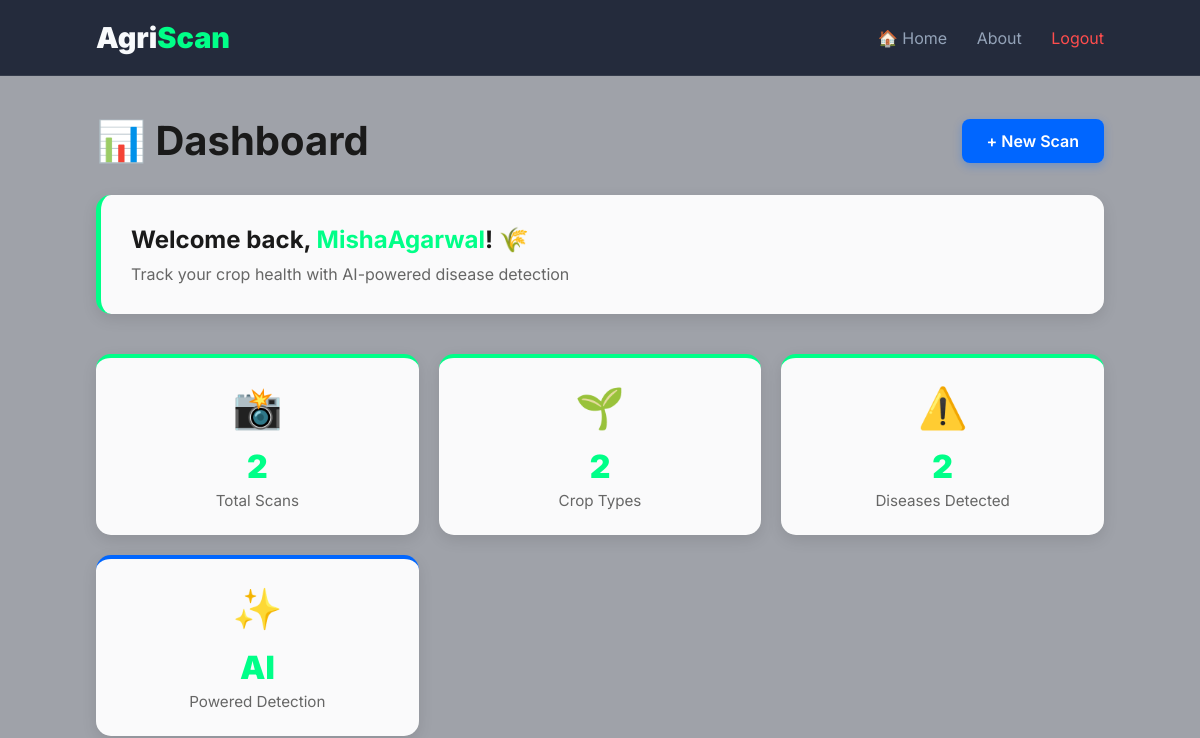
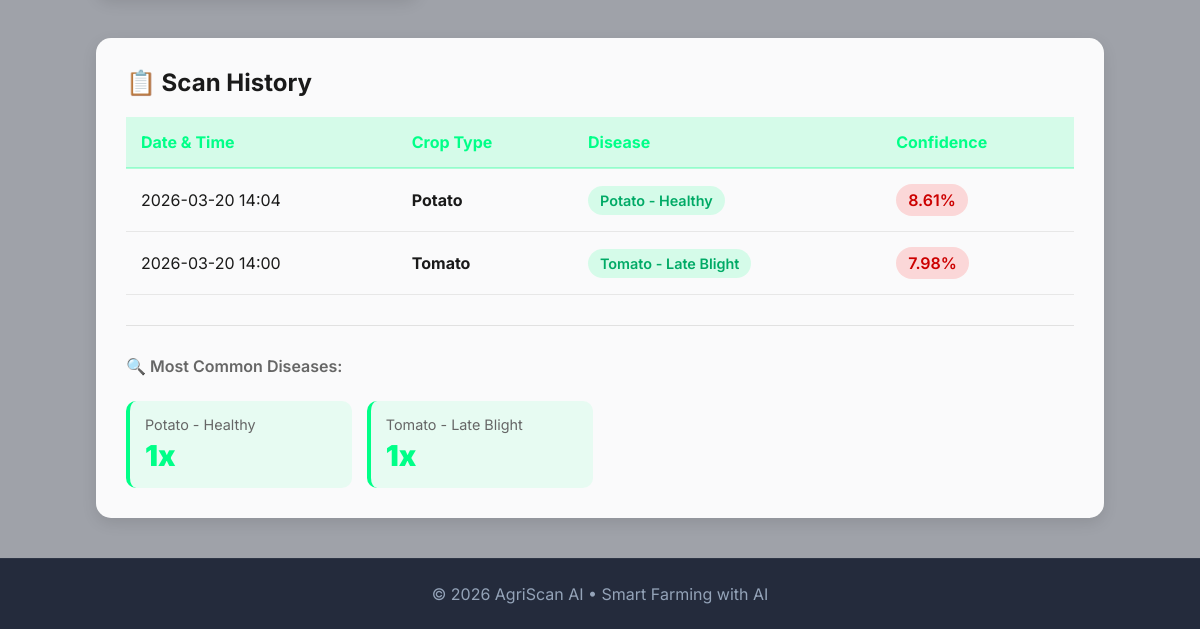
The app's page /dashboard (signed in), older data (2 pictures, top to bottom).
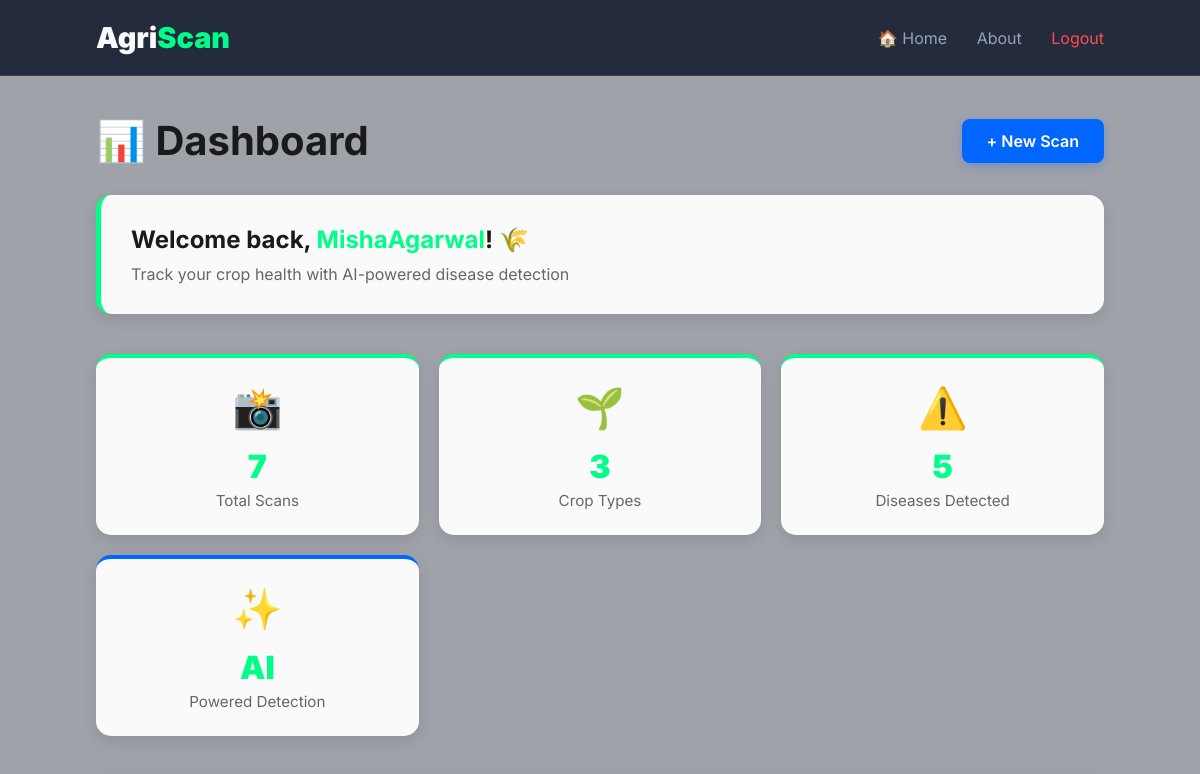
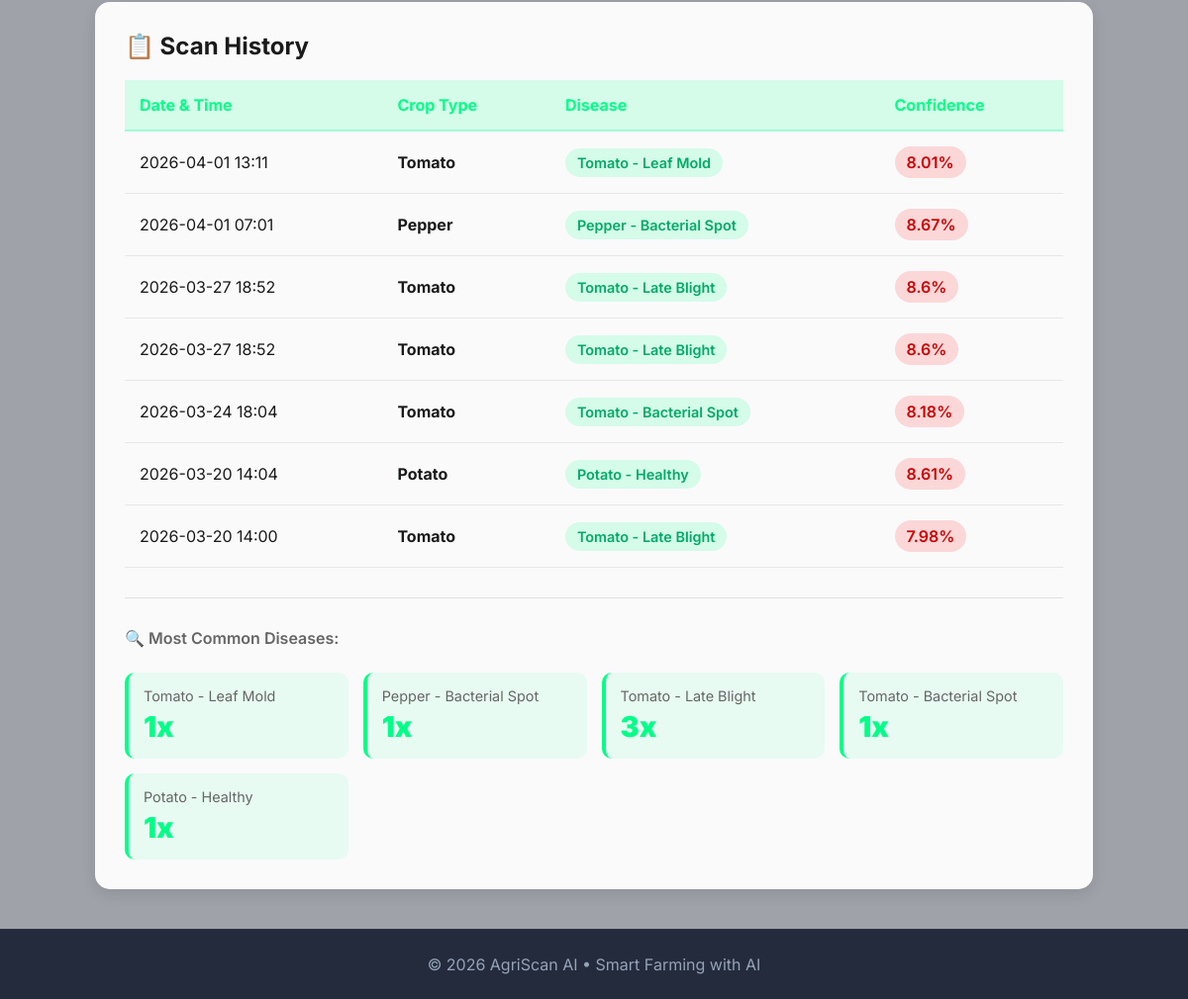
The same page, newer data (2 pictures, top to bottom).
### app.py (models this page shows)
class User(db.Model):
    id = db.Column(db.Integer, primary_key=True)
    name = db.Column(db.String(100))
    email = db.Column(db.String(100), unique=True)
    password = db.Column(db.String(200))
    predictions = db.relationship('Prediction', backref='user', lazy=True)

class Prediction(db.Model):
    id = db.Column(db.Integer, primary_key=True)
    user_id = db.Column(db.Integer, db.ForeignKey('user.id'), nullable=False)
    disease_name = db.Column(db.String(100))
    confidence = db.Column(db.Float)
    image_filename = db.Column(db.String(200))
    timestamp = db.Column(db.DateTime, default=datetime.utcnow)
    crop_type = db.Column(db.String(50))

### app.py (the view)
@app.route('/dashboard')
def dashboard():
    if 'user_id' not in session:
        flash('Please log in first', 'error')
        return redirect(url_for('login'))
    user = User.query.get(session['user_id'])
    predictions = Prediction.query.filter_by(user_id=session['user_id']).order_by(Prediction.timestamp.desc()).all()
    total_predictions = len(predictions)
    disease_counts = {}
    crop_counts = {}
    for pred in predictions:
        disease_counts[pred.disease_name] = disease_counts.get(pred.disease_name, 0) + 1
        crop_counts[pred.crop_type] = crop_counts.get(pred.crop_type, 0) + 1
    return render_template('dashboard.html',
                        user=user,
                        predictions=predictions,
                        total_predictions=total_predictions,
                        disease_counts=disease_counts,
                        crop_counts=crop_counts,current_user =current_user)

### templates/dashboard.html (shortened to what this page needs)
<!DOCTYPE html>
<html lang="en">
<head>
<link rel="stylesheet" href="https://cdnjs.cloudflare.com/ajax/libs/font-awesome/6.0.0/css/all.min.css">
</head>
<body>
<nav>
<div class="logo">Agri<span>Scan</span></div>
<div>
<a href="{{ url_for('index') }}">🏠 Home</a>
<a href="{{ url_for('about') }}">About</a>
<a href="/logout" style="color:#ff4d4d;">Logout</a>
</div>
</nav>
<div class="main">
<div class="dashboard-header">
<div class="header-top">
<h1>📊 Dashboard</h1>
<a href="/upload" class="btn">+ New Scan</a>
</div>
<div class="welcome-card">
<h2>Welcome back, <span style="color:var(--primary);">{{ user.name }}</span>! 🌾</h2>
<p>Track your crop health with AI-powered disease detection</p>
</div>
</div>
<div class="stats-grid">
<div class="stat-card">
<div class="stat-icon">📸</div>
<div class="stat-value">{{ total_predictions }}</div>
<div class="stat-label">Total Scans</div>
</div>
<div class="stat-card">
<div class="stat-icon">🌱</div>
<div class="stat-value">{{ crop_counts|length }}</div>
<div class="stat-label">Crop Types</div>
</div>
<div class="stat-card">
<div class="stat-icon">⚠️</div>
<div class="stat-value">{{ disease_counts|length }}</div>
<div class="stat-label">Diseases Detected</div>
</div>
<div class="stat-card accent">
<div class="stat-icon">✨</div>
<div class="stat-value">AI</div>
<div class="stat-label">Powered Detection</div>
</div>
</div>
<div class="history-section">
<h3>📋 Scan History</h3>
{% if predictions|length > 0 %}
<div class="table-container">
<table>
<thead>
<tr>
<th>Date & Time</th>
<th>Crop Type</th>
<th>Disease</th>
<th>Confidence</th>
</tr>
</thead>
<tbody>
{% for pred in predictions %}
<tr>
<td>{{ pred.timestamp.strftime('%Y-%m-%d %H:%M') }}</td>
<td><strong>{{ pred.crop_type }}</strong></td>
<td><span class="disease-badge">{{ pred.disease_name }}</span></td>
<td>
  {% if pred.confidence >= 85 %}
    <span class="confidence-badge confidence-high">{{ pred.confidence|round(2) }}%</span>
  {% elif pred.confidence >= 70 %}
    <span class="confidence-badge confidence-medium">{{ pred.confidence|round(2) }}%</span>
  {% else %}
    <span class="confidence-badge confidence-low">{{ pred.confidence|round(2) }}%</span>
  {% endif %}
</td>
</tr>
{% endfor %}
</tbody>
</table>
</div>
<div class="disease-stats">
<div style="grid-column:1/-1; margin-bottom:10px; color:var(--text-muted); font-weight:600;">🔍 Most Common Diseases:</div>
{% for disease, count in disease_counts.items() %}
<div class="disease-item">
<div class="disease-name">{{ disease }}</div>
<div class="disease-count">{{ count }}x</div>
</div>
{% endfor %}
</div>
{% else %}
<div class="empty-state">
<i class="fas fa-inbox"></i>
<p>No scans yet. Start by uploading a crop image!</p>
<a href="/upload" class="btn" style="display:inline-block; margin-top:20px;">Upload Image</a>
</div>
{% endif %}
</div>
</div>
<footer>
<p>© 2026 AgriScan AI • Smart Farming with AI</p>
</footer>
</body>
</html>

### templates/dashboard.html (style rules this page uses)
:root { --bg-dark:#0f172a; --bg-card:rgba(255,255,255,0.95); --primary:#00ff88; --text-main:#1a1a1a; --text-muted:#666666; --accent:#0066ff; --white:#ffffff; }
* { margin:0; padding:0; box-sizing:border-box; font-family:'Inter',sans-serif; }
body { color:var(--text-main); min-height:100vh; display:flex; flex-direction:column; }
body::before { content:""; position:fixed; top:0; left:0; width:100%; height:100%; background:url("https://images.unsplash.com/photo-1574943320219-553eb213f72d?q=80&w=1600&auto=format&fit=crop") center/cover no-repeat; z-index:-2; }
body::after { content:""; position:fixed; top:0; left:0; width:100%; height:100%; background:rgba(15,23,42,0.4); z-index:-1; }
nav { display:flex; justify-content:space-between; align-items:center; padding:20px 8%; border-bottom:1px solid rgba(255,255,255,0.08); backdrop-filter:blur(10px); background:rgba(15,23,42,0.85); }
.logo { font-size:1.8rem; font-weight:900; color:#f8fafc; }
.logo span { color:var(--primary); }
nav a { color:#94a3b8; text-decoration:none; margin-left:25px; transition:.3s; }
.main { flex:1; padding:40px 8%; max-width:1400px; margin:0 auto; width:100%; }
.dashboard-header { margin-bottom:40px; }
.header-top { display:flex; justify-content:space-between; align-items:center; margin-bottom:30px; flex-wrap:wrap; gap:20px; }
.header-top h1 { font-size:2.5rem; color:var(--text-main); }
.header-top .btn { padding:12px 25px; background:var(--accent); color:#fff; border:none; border-radius:8px; cursor:pointer; text-decoration:none; transition:.3s; font-weight:600; display:inline-block; box-shadow:0 3px 10px rgba(0,102,255,0.3); }
.welcome-card { background:var(--bg-card); padding:30px; border-radius:15px; border-left:5px solid var(--primary); backdrop-filter:blur(10px); margin-bottom:30px; box-shadow:0 5px 15px rgba(0,0,0,0.1); }
.welcome-card h2 { font-size:1.5rem; margin-bottom:10px; color:var(--text-main); }
.welcome-card p { color:var(--text-muted); }
.stats-grid { display:grid; grid-template-columns:repeat(auto-fit, minmax(250px, 1fr)); gap:20px; margin-bottom:40px; }
.stat-card { background:var(--bg-card); padding:25px; border-radius:15px; border-top:4px solid var(--primary); backdrop-filter:blur(10px); text-align:center; box-shadow:0 5px 15px rgba(0,0,0,0.1); transition:.3s; }
.stat-card.accent { border-top-color:var(--accent); }
.stat-icon { font-size:2.5rem; margin-bottom:15px; }
.stat-value { font-size:2rem; font-weight:900; color:var(--primary); margin-bottom:5px; }
.stat-label { color:#666; font-size:0.95rem; }
.history-section { background:var(--bg-card); padding:30px; border-radius:15px; backdrop-filter:blur(10px); box-shadow:0 5px 15px rgba(0,0,0,0.1); }
.history-section h3 { font-size:1.5rem; margin-bottom:20px; color:var(--text-main); }
.table-container { overflow-x:auto; }
table { width:100%; border-collapse:collapse; }
thead { background:rgba(0,255,136,0.15); }
th { padding:15px; text-align:left; color:var(--primary); font-weight:700; border-bottom:2px solid rgba(0,255,136,0.3); }
td { padding:15px; border-bottom:1px solid rgba(0,0,0,0.08); color:var(--text-main); }
.disease-badge { background:rgba(0,255,136,0.15); color:#00aa66; padding:6px 12px; border-radius:20px; font-size:0.9rem; font-weight:600; }
.confidence-badge { display:inline-block; padding:6px 12px; border-radius:20px; font-weight:600; }
.confidence-low { background:rgba(255,77,77,0.2); color:#cc0000; }
.disease-stats { display:grid; grid-template-columns:repeat(auto-fit, minmax(200px, 1fr)); gap:15px; margin-top:30px; padding-top:30px; border-top:1px solid rgba(0,0,0,0.1); }
.disease-item { background:rgba(0,255,136,0.08); padding:15px; border-radius:10px; border-left:4px solid var(--primary); }
.disease-name { color:#666; font-size:0.9rem; margin-bottom:5px; }
.disease-count { font-size:1.8rem; font-weight:900; color:var(--primary); }
footer { padding:25px; text-align:center; color:#94a3b8; border-top:1px solid rgba(255,255,255,0.05); background:rgba(15,23,42,0.85); }

Row changes from the older to the newer data that the page shows:
no longer on one of the page's lists (row unchanged): Prediction: disease_name "Tomato - Late Blight"
added Prediction: timestamp "2026-04-01 13:11", crop_type "Tomato", disease_name "Tomato - Leaf Mold", confidence "8.01", count "1"
added Prediction: timestamp "2026-04-01 07:01", crop_type "Pepper", disease_name "Pepper - Bacterial Spot", confidence "8.67", count "1"
added Prediction: timestamp "2026-03-27 18:52", crop_type "Tomato", disease_name "Tomato - Late Blight", confidence "8.6", count "3"
added Prediction: timestamp "2026-03-27 18:52", crop_type "Tomato", disease_name "Tomato - Late Blight", confidence "8.6", shown under "📋 Scan History"
added Prediction: timestamp "2026-03-24 18:04", crop_type "Tomato", disease_name "Tomato - Bacterial Spot", confidence "8.18", count "1"
Text that changed along with them:
{{ total_predictions }}: "2" → "7"
{{ crop_counts|length }}: "2" → "3"
{{ disease_counts|length }}: "2" → "5"
